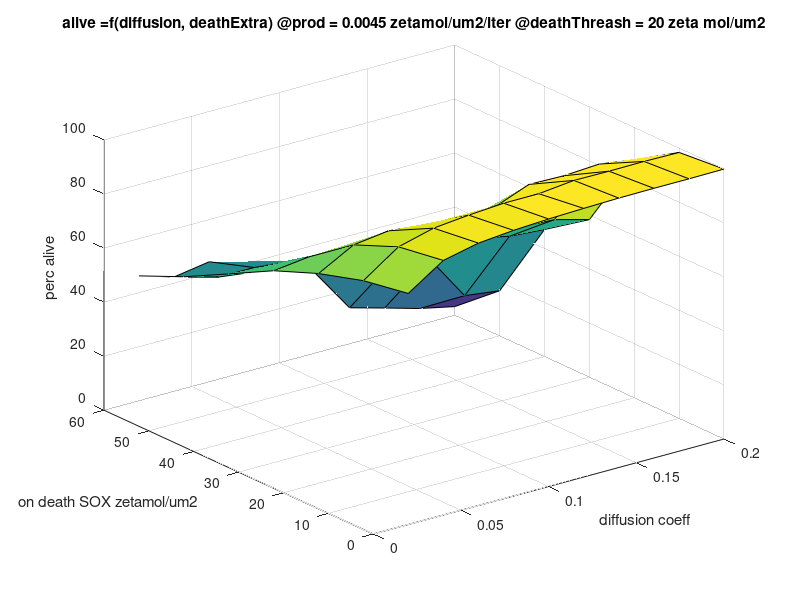

Write MATLAB code to recreate this figure.
%%
% on death threashold = 2
% insult = 0
% detox extra = 0.001

z = [
85.50%
82.60%
77.60%
71.00%
62.20%
53.50%
46.20%
94.20%
91.60%
84.70%
72.60%
59.90%
49.90%
42.30%
97.10%
95.00%
86.40%
71.40%
60.00%
49.90%
44.40%
98.30%
96.30%
84.90%
68.70%
60.20%
48.70%
39.50%
99.00%
97.20%
84.00%
66.60%
55.90%
44.50%
37.50%
99.40%
97.20%
84.40%
68.60%
54.00%
41.60%
29.90%
99.70%
98.60%
89.50%
65.80%
52.70%
38.70%
13.30%
99.80%
98.50%
89.20%
62.50%
50.80%
35.50%
9.70%
99.80%
98.60%
90.00%
61.80%
48.00%
18.40%
6.00%
99.90%
98.40%
88.00%
58.30%
47.00%
16.70%
3.20%
];

xdimsize = 10;
ydimsize = 7;

x = linspace(0.1, 1,xdimsize)/5;
y = linspace(0,60, ydimsize);
[X,Y]=meshgrid(x,y);
Z = reshape(z, [ydimsize xdimsize]);
figure; surf(X, Y , Z);
xlabel('diffusion coeff'); ylabel('on death SOX zetamol/um2'); zlabel('perc alive');
title('alive =f(diffusion, deathExtra) @prod = 0.0045 zetamol/um2/iter @deathThreash = 20 zeta mol/um2');